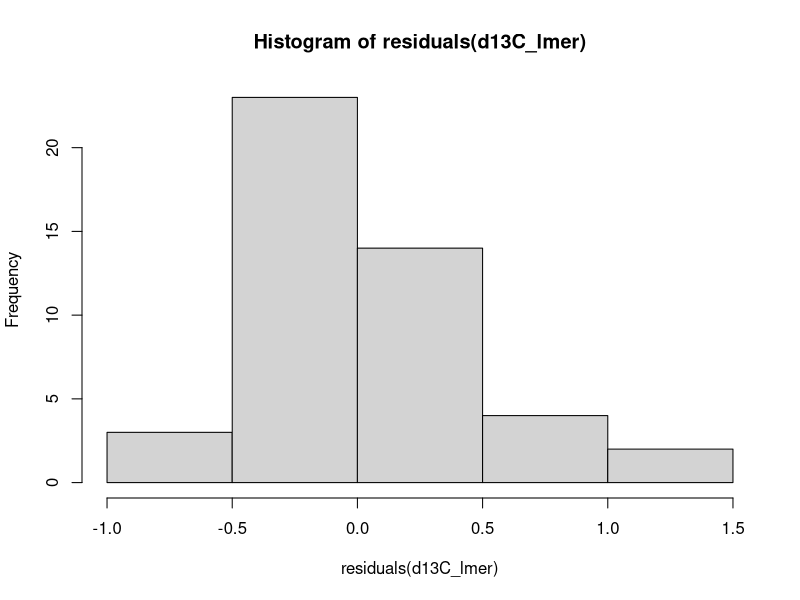
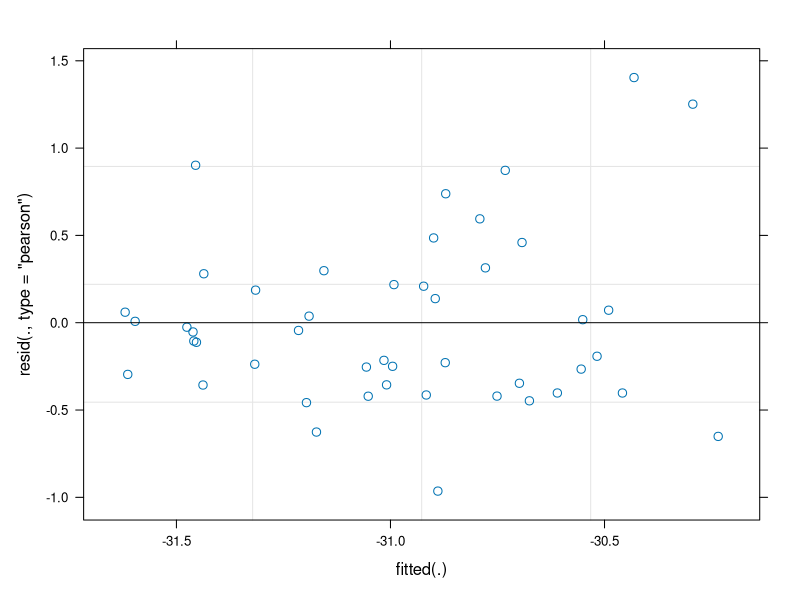

Write the R code that produced these figures, in order. (Note: this script raises an error after producing the figures.)
library(dplyr)
library(readxl)
library(tidyr)
library(car)
library(emmeans)
library(lme4)
library(ggplot2)

stable_isotope <- read_excel("stable_isotope.xlsx")

metadata <- read_excel("metadata.xlsx")

merge_excel <- merge(stable_isotope, metadata, by = "Sample")




# fit model based on hypothesis (d13C)
d13C_lmer <- lmer(d13C ~ Water_treatment * Nutrient_treatment * AMF + (1|Block_ID),data = merge_excel)

Anova(d13C_lmer)
summary(d13C_lmer)
hist(residuals(d13C_lmer))
shapiro.test(residuals(d13C_lmer)) # normal distribution

plot(d13C_lmer)

emmeans(d13C_lmer, pairwise ~  AMF * Water_treatment , adjust = "tukey")

emmeans(d13C_lmer, pairwise ~  AMF , adjust = "tukey")
emmeans(d13C_lmer, pairwise ~  AMF * Nutrient_treatment , adjust = "tukey")

AMF_d13C <- as.data.frame(emmeans(d13C_lmer, ~AMF))


em_d13C <- as.data.frame(emmeans(d13C_lmer, ~AMF * Nutrient_treatment * Water_treatment))

# ggplot for d13C

Treatment_d13C <- ggplot(merge_excel, aes(y = d13C, x = AMF , color = AMF)) + geom_jitter(width = 0.2, size = 2, alpha = 0.8)  +
  geom_point(data = em_d13C, aes(y = emmean, x = AMF), 
             shape = 18, size = 3, color = "black", inherit.aes = FALSE) +
  geom_errorbar(data = em_d13C, aes(x = AMF, y = emmean,ymin = emmean - SE, ymax = emmean + SE),  width = 0.15, color = "black", alpha = 0.6, inherit.aes = FALSE) +  
  scale_color_manual(values = c("red", "dodgerblue")) +  
  labs(x = "AMF Presence/Absence", 
       y = expression(delta^{13}*C)) +
  facet_grid(Water_treatment ~ Nutrient_treatment,  
             labeller = labeller(Water_treatment = c("Well watered" = "Well Watered", "Drought" = "Drought Condition"),Nutrient_treatment = c("Low nitrogen" = "Low N",  "High nitrogen" = "High N"))) +  theme_bw(base_size = 14) + 
  geom_signif(comparisons = list(c("No", "Yes")),map_signif_level = TRUE, y_position = c(-28.5,-28)) + ylim(NA, -28)



ggsave("Treatment_d13C.jpg", width = 10, height = 7, units = "in", dpi = 600)


AMFplot_d13C <- ggplot(merge_excel, aes(y = d13C, x = AMF, fill = AMF)) + 
  geom_boxplot(alpha = 0.5)  +
  geom_point(data = AMF_d13C, aes(y = emmean, x = AMF), 
             shape = 18, size = 4, color = "black", inherit.aes = FALSE) +
  geom_errorbar(data = AMF_d13C, aes(x = AMF, ymin = emmean - SE, ymax = emmean + SE),  width = 0.15, color = "black", alpha = 0.6, inherit.aes = FALSE) +
  theme_bw() +
  theme(legend.position = "none") +
  labs (x = "AMF",
        y = expression(delta^{13}*C))


ggsave("AMFplot_d13C.jpg", width = 10, height = 7, units = "in", dpi = 600)


# fit model based on hypothesis (d15N)
d15N_lmer <- lmer(d15N ~ Water_treatment * Nutrient_treatment * AMF + (1|Block_ID),data = merge_excel)

Anova(d15N_lmer)
summary(d15N_lmer)
hist(residuals(d15N_lmer))
shapiro.test(residuals(d15N_lmer)) # normal distribution

plot(d15N_lmer)

emmeans(d15N_lmer, pairwise ~  AMF  , adjust = "tukey")
emmeans(d15N_lmer, pairwise ~  Nutrient_treatment  , adjust = "tukey")
emmeans(d15N_lmer, pairwise ~  AMF * Nutrient_treatment  , adjust = "tukey")
emmeans(d15N_lmer, pairwise ~  AMF * Water_treatment  , adjust = "tukey")

Nutrient_d15N <- as.data.frame(emmeans(d15N_lmer, ~Nutrient_treatment))
AMF_d15N <- as.data.frame(emmeans(d15N_lmer, ~AMF))


em_d15N <- as.data.frame(emmeans(d15N_lmer, ~AMF * Nutrient_treatment * Water_treatment))

# ggplot for CCW

Treatment_d15N <- ggplot(merge_excel, aes(y = d15N, x = AMF , color = AMF)) + geom_jitter(width = 0.2, size = 2, alpha = 0.8)  +
  geom_point(data = em_d15N, aes(y = emmean, x = AMF), 
             shape = 18, size = 3, color = "black", inherit.aes = FALSE) +
  geom_errorbar(data = em_d15N, aes(x = AMF, y = emmean,ymin = emmean - SE, ymax = emmean + SE),  width = 0.15, color = "black", alpha = 0.6, inherit.aes = FALSE) +  
  scale_color_manual(values = c("red", "dodgerblue")) +  
  labs(x = "AMF Presence/Absence", 
       y = expression(delta^{15}*N)) +
  facet_grid(Water_treatment ~ Nutrient_treatment,  
             labeller = labeller(Water_treatment = c("Well watered" = "Well Watered", "Drought" = "Drought Condition"),Nutrient_treatment = c("Low nitrogen" = "Low N",  "High nitrogen" = "High N"))) +  theme_bw(base_size = 16)

ggsave("Treatment_d15N.jpg", width = 10, height = 7, units = "in", dpi = 600)


AMFplot_d15N <- ggplot(merge_excel, aes(y = d15N, x = AMF, fill = AMF)) + 
  geom_boxplot(alpha = 0.5)  +
  geom_point(data = AMF_d15N, aes(y = emmean, x = AMF), 
             shape = 18, size = 4, color = "black", inherit.aes = FALSE) +
  geom_errorbar(data = AMF_d15N, aes(x = AMF, ymin = emmean - SE, ymax = emmean + SE),  width = 0.15, color = "black", alpha = 0.6, inherit.aes = FALSE) +
  theme_bw(base_size = 18) +
  theme(legend.position = "none") +
  labs (x = "AMF",
        y = expression(delta^{15}*N))


ggsave("AMFplot_d15N.jpg", width = 10, height = 7, units = "in", dpi = 600)

Nuplot_d15N <- ggplot(merge_excel, aes(y = d15N, x = Nutrient_treatment, fill = Nutrient_treatment)) + 
  geom_boxplot(alpha = 0.5)  +
  geom_point(data = Nutrient_d15N, aes(y = emmean, x = Nutrient_treatment), 
             shape = 18, size = 4, color = "black", inherit.aes = FALSE) +
  geom_errorbar(data = Nutrient_d15N, aes(x = Nutrient_treatment, ymin = emmean - SE, ymax = emmean + SE),  width = 0.15, color = "black", alpha = 0.6, inherit.aes = FALSE) +
  theme_bw() +
  theme(legend.position = "none") +
  labs (x = "Nutrient treatment",
        y = expression(delta^{15}*N))


ggsave("Nuplot_d15N.jpg", width = 10, height = 7, units = "in", dpi = 600)
